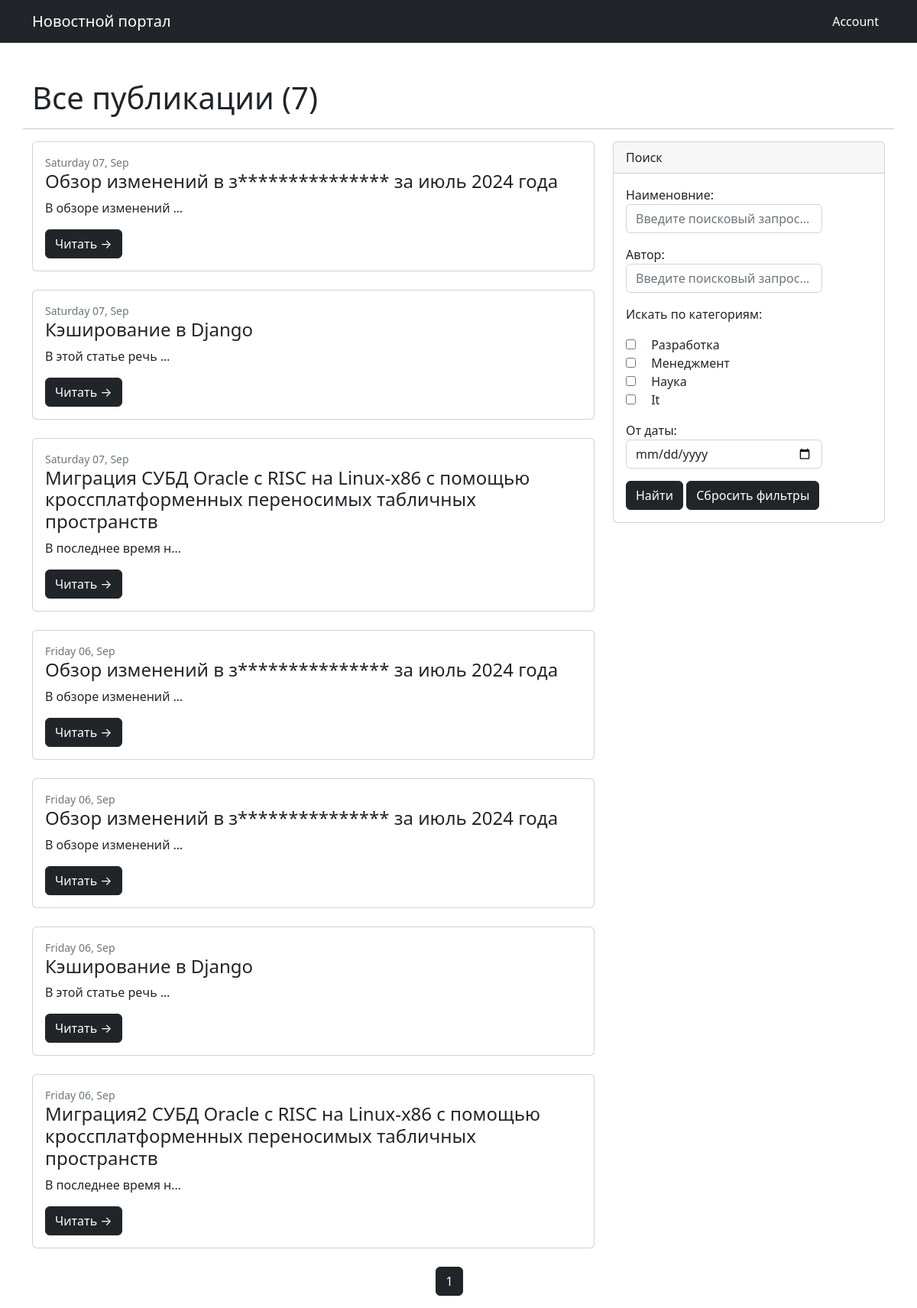
The page / on the database its author committed.
### news/models.py (models this page shows, shortened)
class Post(models.Model):
    paper = 'Paper'
    news = 'News'
    TYPE_POST = [
        (paper, 'Статья'),
        (news, 'Новость')
    ]
    title = models.CharField(max_length=150)  # Наименование статьи (заголовок)
    publishing_date = models.DateTimeField(auto_now_add=True)  # Дата и время создания
    text = models.TextField()  # Текст статьи
    category = models.ManyToManyField(Category, through='PostCategory')  # На какую тему статья
    author = models.ForeignKey(Author, on_delete=models.CASCADE)  # связь между «Автором» и «Статьей».
    rating = models.FloatField(default=0)  # Популярность статьи (рейтинг)

### news/views.py (the view)
# urls.py: path('', PostList.as_view(), name='post_list'),
class PostList(ListView):
    model = Post
    ordering = '-publishing_date'
    template_name = 'all_news.html'
    context_object_name = 'all_news'
    paginate_by = 10
    def get_queryset(self):
        queryset = super().get_queryset()
        self.filter_posts = PostFilter(self.request.GET, queryset)
        return self.filter_posts.qs
    def get_context_data(self, **kwargs):
        context = super().get_context_data(**kwargs)
        context['filter_posts'] = self.filter_posts
        return context

### news/models.py (called while the page is built)
    def __str__(self):
        return self.name.title()

### news/templatetags/custom_filters.py (called while the page is built)
@register.filter()
def censor(text):
    for word in WORDS['words']:
        text = re.sub(f'\\b{word}\\b', f"{word[0]}{word[1:].__len__() * '*'}", text, flags=re.I)
    return text

### news/templates/all_news.html (shortened to what this page needs)
{% extends 'default.html' %}
{% load custom_filters %}
{% load custom_tags %}
{% block content %}
    <h1>Все публикации ({{ all_news|length }})</h1>
    <hr>
    <div class="col-lg-8">
        {% if all_news %}
            {% for news in all_news %}
                <div class="card mb-4">
                    <div class="card-body">
                        <div class="small text-muted">{{ news.publishing_date|date:'l d, M' }}</div>
                        <h2 class="card-title h4">{{ news.title|censor }}</h2>
                        <p class="card-text">{{ news.text|truncatechars:20|censor }}</p>
                        <a class="btn btn-primary" href="/{{ news.id }}">Читать →</a>
                    </div>
                </div>
            {% endfor %}
        {% else %}
           <h2>Публикации не найдены!</h2>
        {% endif %}
    </div>
    <div class="col-lg-4">
        <div class="card mb-4">
            <div class="card-header">Поиск</div>
            <div class="card-body">
                <div class="input-group">
                    <form action="/search" method="GET">
                        {{ filter_posts.form.as_p }}
                        <input class="btn btn-primary" type="submit" value="Найти"/>
                        <a class="btn btn-primary" role="button" href="{{ request.path }}">Сбросить фильтры</a>
                    </form>
                </div>
            </div>
        </div>
    </div>
    {% if page_obj %}
        <div class="row">
        <nav aria-label="Page navigation example">
            <ul class="pagination justify-content-center">
                <li class="page-item active" aria-current="page"><a class="page-link" href="#">{{ page_obj.number }}</a></li>
            </ul>
        </nav>
    </div>
    {% endif %}
{% endblock content %}

### rows shown on the page
Post: publishing_date "Saturday 07, Sep", title|censor "Обзор изменений в з*************** за июль 2024 года", text|censor "В обзоре изменений …"
Post: publishing_date "Saturday 07, Sep", title|censor "Кэширование в Django", text|censor "В этой статье речь …"
Post: publishing_date "Saturday 07, Sep", title|censor "Миграция СУБД Oracle с RISC на Linux-x86 с помощью кроссплатформенных переносимых табличных пространств", text|censor "В последнее время н…"
Post: publishing_date "Friday 06, Sep", title|censor "Обзор изменений в з*************** за июль 2024 года", text|censor "В обзоре изменений …"
Post: publishing_date "Friday 06, Sep", title|censor "Обзор изменений в з*************** за июль 2024 года", text|censor "В обзоре изменений …"
Post: publishing_date "Friday 06, Sep", title|censor "Кэширование в Django", text|censor "В этой статье речь …"
Post: publishing_date "Friday 06, Sep", title|censor "Миграция2 СУБД Oracle с RISC на Linux-x86 с помощью кроссплатформенных переносимых табличных пространств", text|censor "В последнее время н…"

### other values the page prints
{{ all_news|length }} "7"
{{ page_obj.number }} "1"
